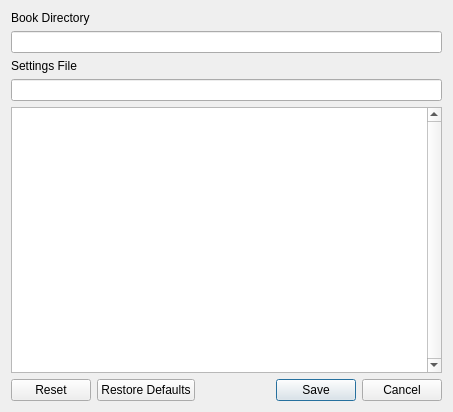
<?xml version="1.0" encoding="UTF-8"?>
<ui version="4.0">
 <class>SettingsDialog</class>
 <widget class="QDialog" name="SettingsDialog">
  <property name="geometry">
   <rect>
    <x>0</x>
    <y>0</y>
    <width>453</width>
    <height>412</height>
   </rect>
  </property>
  <property name="sizePolicy">
   <sizepolicy hsizetype="Preferred" vsizetype="Expanding">
    <horstretch>0</horstretch>
    <verstretch>0</verstretch>
   </sizepolicy>
  </property>
  <property name="windowTitle">
   <string>Dialog</string>
  </property>
  <layout class="QGridLayout" name="gridLayout">
   <item row="0" column="0">
    <widget class="QLabel" name="label">
     <property name="text">
      <string>Book Directory</string>
     </property>
    </widget>
   </item>
   <item row="1" column="0">
    <widget class="QLineEdit" name="lineEditBookDirectory">
     <property name="readOnly">
      <bool>true</bool>
     </property>
    </widget>
   </item>
   <item row="2" column="0">
    <widget class="QLabel" name="label_2">
     <property name="text">
      <string>Settings File</string>
     </property>
    </widget>
   </item>
   <item row="3" column="0">
    <widget class="QLineEdit" name="lineEditSettings">
     <property name="text">
      <string/>
     </property>
     <property name="readOnly">
      <bool>true</bool>
     </property>
    </widget>
   </item>
   <item row="4" column="0">
    <widget class="QTreeView" name="treeView">
     <property name="verticalScrollBarPolicy">
      <enum>Qt::ScrollBarAlwaysOn</enum>
     </property>
     <property name="sizeAdjustPolicy">
      <enum>QAbstractScrollArea::AdjustToContents</enum>
     </property>
     <property name="defaultDropAction">
      <enum>Qt::IgnoreAction</enum>
     </property>
    </widget>
   </item>
   <item row="5" column="0">
    <widget class="QDialogButtonBox" name="buttonBox">
     <property name="orientation">
      <enum>Qt::Horizontal</enum>
     </property>
     <property name="standardButtons">
      <set>QDialogButtonBox::Cancel|QDialogButtonBox::Reset|QDialogButtonBox::RestoreDefaults|QDialogButtonBox::Save</set>
     </property>
    </widget>
   </item>
  </layout>
 </widget>
 <resources/>
 <connections>
  <connection>
   <sender>buttonBox</sender>
   <signal>accepted()</signal>
   <receiver>SettingsDialog</receiver>
   <slot>accept()</slot>
   <hints>
    <hint type="sourcelabel">
     <x>254</x>
     <y>293</y>
    </hint>
    <hint type="destinationlabel">
     <x>157</x>
     <y>274</y>
    </hint>
   </hints>
  </connection>
  <connection>
   <sender>buttonBox</sender>
   <signal>rejected()</signal>
   <receiver>SettingsDialog</receiver>
   <slot>reject()</slot>
   <hints>
    <hint type="sourcelabel">
     <x>316</x>
     <y>260</y>
    </hint>
    <hint type="destinationlabel">
     <x>286</x>
     <y>274</y>
    </hint>
   </hints>
  </connection>
 </connections>
</ui>
